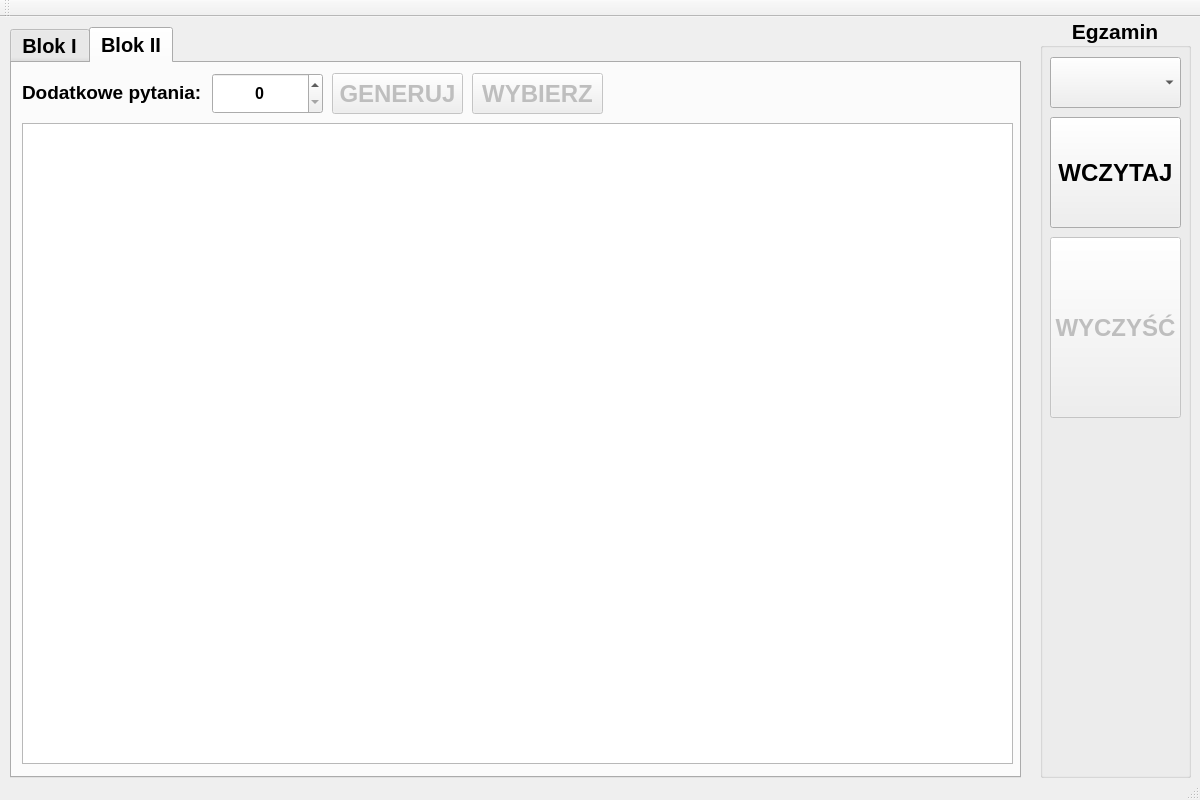
<?xml version="1.0" encoding="UTF-8"?>
<ui version="4.0">
 <class>MainWindow</class>
 <widget class="QMainWindow" name="MainWindow">
  <property name="geometry">
   <rect>
    <x>0</x>
    <y>0</y>
    <width>1200</width>
    <height>800</height>
   </rect>
  </property>
  <property name="sizePolicy">
   <sizepolicy hsizetype="Fixed" vsizetype="Fixed">
    <horstretch>0</horstretch>
    <verstretch>0</verstretch>
   </sizepolicy>
  </property>
  <property name="minimumSize">
   <size>
    <width>1200</width>
    <height>800</height>
   </size>
  </property>
  <property name="maximumSize">
   <size>
    <width>1200</width>
    <height>800</height>
   </size>
  </property>
  <property name="windowTitle">
   <string>EGZAMIN</string>
  </property>
  <widget class="QWidget" name="centralWidget">
   <widget class="QGroupBox" name="groupBox">
    <property name="geometry">
     <rect>
      <x>1040</x>
      <y>0</y>
      <width>151</width>
      <height>761</height>
     </rect>
    </property>
    <property name="font">
     <font>
      <pointsize>16</pointsize>
      <bold>true</bold>
     </font>
    </property>
    <property name="title">
     <string>Egzamin</string>
    </property>
    <property name="alignment">
     <set>Qt::AlignmentFlag::AlignCenter</set>
    </property>
    <widget class="QComboBox" name="przedmiot">
     <property name="geometry">
      <rect>
       <x>10</x>
       <y>40</y>
       <width>131</width>
       <height>51</height>
      </rect>
     </property>
     <property name="font">
      <font>
       <pointsize>24</pointsize>
       <bold>true</bold>
      </font>
     </property>
    </widget>
    <widget class="QPushButton" name="pushLoad">
     <property name="geometry">
      <rect>
       <x>10</x>
       <y>100</y>
       <width>131</width>
       <height>111</height>
      </rect>
     </property>
     <property name="font">
      <font>
       <pointsize>18</pointsize>
       <bold>true</bold>
      </font>
     </property>
     <property name="text">
      <string>WCZYTAJ</string>
     </property>
    </widget>
    <widget class="QPushButton" name="pushClear">
     <property name="enabled">
      <bool>false</bool>
     </property>
     <property name="geometry">
      <rect>
       <x>10</x>
       <y>220</y>
       <width>131</width>
       <height>181</height>
      </rect>
     </property>
     <property name="font">
      <font>
       <pointsize>18</pointsize>
       <bold>true</bold>
      </font>
     </property>
     <property name="text">
      <string>WYCZYŚĆ</string>
     </property>
    </widget>
   </widget>
   <widget class="QTabWidget" name="tabBloki">
    <property name="geometry">
     <rect>
      <x>10</x>
      <y>10</y>
      <width>1011</width>
      <height>751</height>
     </rect>
    </property>
    <property name="font">
     <font>
      <pointsize>15</pointsize>
      <bold>true</bold>
     </font>
    </property>
    <property name="currentIndex">
     <number>1</number>
    </property>
    <widget class="QWidget" name="tabA">
     <attribute name="title">
      <string>Blok I</string>
     </attribute>
     <widget class="QLabel" name="label_3">
      <property name="geometry">
       <rect>
        <x>10</x>
        <y>14</y>
        <width>191</width>
        <height>31</height>
       </rect>
      </property>
      <property name="font">
       <font>
        <pointsize>14</pointsize>
        <bold>true</bold>
       </font>
      </property>
      <property name="text">
       <string>Dodatkowe pytania:</string>
      </property>
     </widget>
     <widget class="QSpinBox" name="liczA">
      <property name="geometry">
       <rect>
        <x>200</x>
        <y>10</y>
        <width>111</width>
        <height>41</height>
       </rect>
      </property>
      <property name="font">
       <font>
        <pointsize>12</pointsize>
        <bold>true</bold>
       </font>
      </property>
      <property name="layoutDirection">
       <enum>Qt::LayoutDirection::LeftToRight</enum>
      </property>
      <property name="alignment">
       <set>Qt::AlignmentFlag::AlignCenter</set>
      </property>
      <property name="minimum">
       <number>0</number>
      </property>
      <property name="maximum">
       <number>2</number>
      </property>
      <property name="value">
       <number>0</number>
      </property>
     </widget>
     <widget class="QPushButton" name="pushGenBA">
      <property name="enabled">
       <bool>false</bool>
      </property>
      <property name="geometry">
       <rect>
        <x>320</x>
        <y>10</y>
        <width>131</width>
        <height>41</height>
       </rect>
      </property>
      <property name="font">
       <font>
        <pointsize>18</pointsize>
        <bold>true</bold>
       </font>
      </property>
      <property name="text">
       <string>GENERUJ</string>
      </property>
     </widget>
     <widget class="QPushButton" name="pushWybBA">
      <property name="enabled">
       <bool>false</bool>
      </property>
      <property name="geometry">
       <rect>
        <x>460</x>
        <y>10</y>
        <width>131</width>
        <height>41</height>
       </rect>
      </property>
      <property name="font">
       <font>
        <pointsize>18</pointsize>
        <bold>true</bold>
       </font>
      </property>
      <property name="text">
       <string>WYBIERZ</string>
      </property>
     </widget>
     <widget class="QTableWidget" name="pytA">
      <property name="geometry">
       <rect>
        <x>10</x>
        <y>60</y>
        <width>991</width>
        <height>641</height>
       </rect>
      </property>
      <property name="columnCount">
       <number>2</number>
      </property>
      <column/>
      <column/>
     </widget>
     <widget class="QTextBrowser" name="pytAFull">
      <property name="geometry">
       <rect>
        <x>10</x>
        <y>60</y>
        <width>991</width>
        <height>641</height>
       </rect>
      </property>
     </widget>
    </widget>
    <widget class="QWidget" name="tabB">
     <attribute name="title">
      <string>Blok II</string>
     </attribute>
     <widget class="QLabel" name="label_5">
      <property name="geometry">
       <rect>
        <x>10</x>
        <y>14</y>
        <width>191</width>
        <height>31</height>
       </rect>
      </property>
      <property name="font">
       <font>
        <pointsize>14</pointsize>
        <bold>true</bold>
       </font>
      </property>
      <property name="text">
       <string>Dodatkowe pytania:</string>
      </property>
     </widget>
     <widget class="QSpinBox" name="liczB">
      <property name="geometry">
       <rect>
        <x>200</x>
        <y>10</y>
        <width>111</width>
        <height>41</height>
       </rect>
      </property>
      <property name="font">
       <font>
        <pointsize>12</pointsize>
        <bold>true</bold>
       </font>
      </property>
      <property name="layoutDirection">
       <enum>Qt::LayoutDirection::LeftToRight</enum>
      </property>
      <property name="alignment">
       <set>Qt::AlignmentFlag::AlignCenter</set>
      </property>
      <property name="minimum">
       <number>0</number>
      </property>
      <property name="maximum">
       <number>2</number>
      </property>
      <property name="singleStep">
       <number>1</number>
      </property>
      <property name="value">
       <number>0</number>
      </property>
     </widget>
     <widget class="QPushButton" name="pushWybBB">
      <property name="enabled">
       <bool>false</bool>
      </property>
      <property name="geometry">
       <rect>
        <x>460</x>
        <y>10</y>
        <width>131</width>
        <height>41</height>
       </rect>
      </property>
      <property name="font">
       <font>
        <pointsize>18</pointsize>
        <bold>true</bold>
       </font>
      </property>
      <property name="text">
       <string>WYBIERZ</string>
      </property>
     </widget>
     <widget class="QPushButton" name="pushGenBB">
      <property name="enabled">
       <bool>false</bool>
      </property>
      <property name="geometry">
       <rect>
        <x>320</x>
        <y>10</y>
        <width>131</width>
        <height>41</height>
       </rect>
      </property>
      <property name="font">
       <font>
        <pointsize>18</pointsize>
        <bold>true</bold>
       </font>
      </property>
      <property name="text">
       <string>GENERUJ</string>
      </property>
     </widget>
     <widget class="QTableWidget" name="pytB">
      <property name="geometry">
       <rect>
        <x>10</x>
        <y>60</y>
        <width>991</width>
        <height>641</height>
       </rect>
      </property>
      <property name="rowCount">
       <number>0</number>
      </property>
      <property name="columnCount">
       <number>2</number>
      </property>
      <column/>
      <column/>
     </widget>
     <widget class="QTextBrowser" name="pytBFull">
      <property name="geometry">
       <rect>
        <x>10</x>
        <y>60</y>
        <width>991</width>
        <height>641</height>
       </rect>
      </property>
     </widget>
    </widget>
   </widget>
  </widget>
  <widget class="QToolBar" name="mainToolBar">
   <attribute name="toolBarArea">
    <enum>TopToolBarArea</enum>
   </attribute>
   <attribute name="toolBarBreak">
    <bool>false</bool>
   </attribute>
  </widget>
  <widget class="QStatusBar" name="statusBar"/>
 </widget>
 <layoutdefault spacing="6" margin="11"/>
 <resources/>
 <connections/>
</ui>
